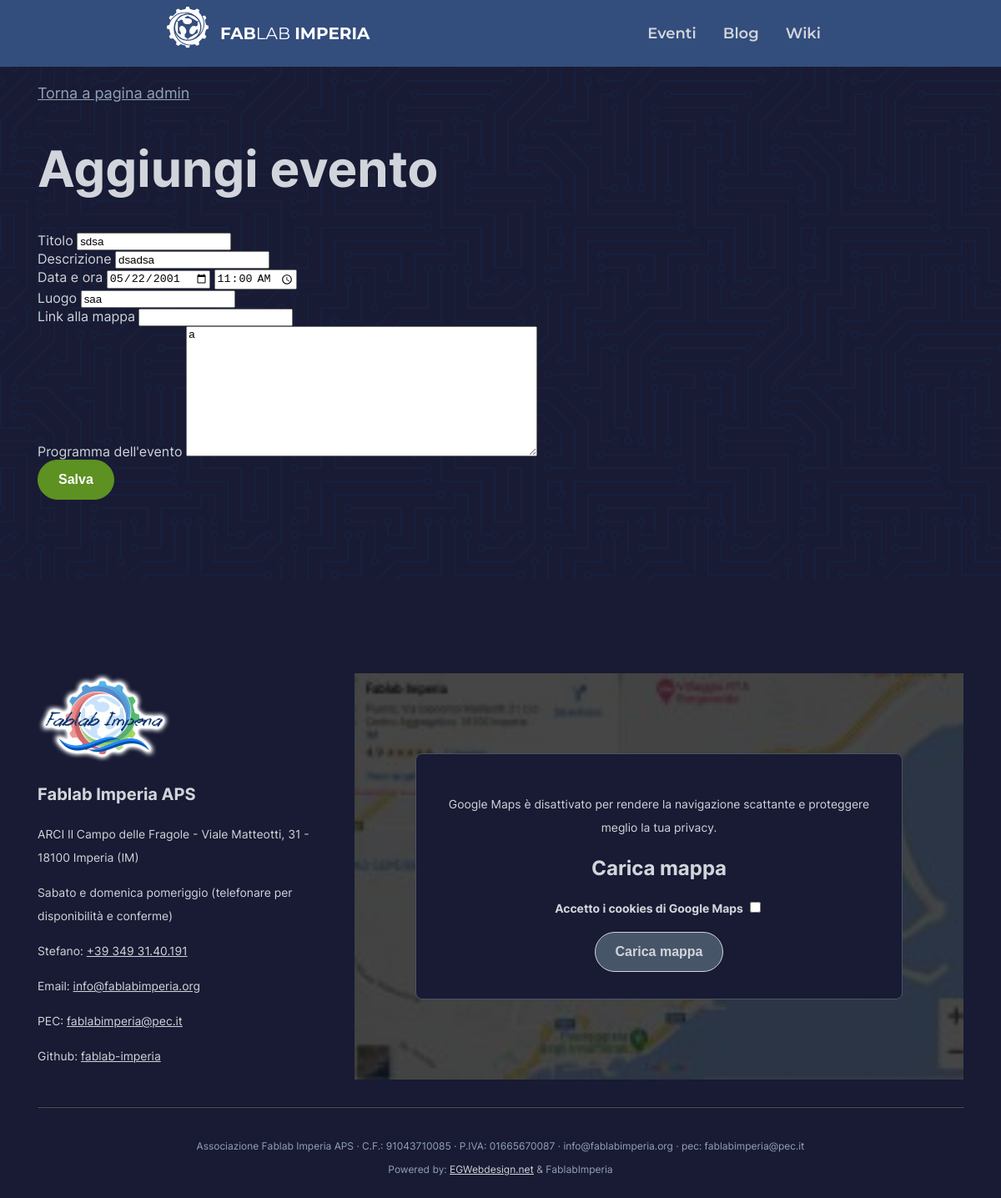
The app's page /admin/evento_edit.php?id=6 with its own data.
### tables this page shows
CREATE TABLE "EVENTS" (
	"id"	INTEGER,
	"title"	TEXT NOT NULL,
	"description"	TEXT NOT NULL,
	"event_timestamp"	BIGINT NOT NULL,
	"repeats"	TEXT,
	"where_address"	TEXT NOT NULL,
	"where_map_url"	TEXT NOT NULL,
	"full_text"	TEXT NOT NULL DEFAULT 'a',
	PRIMARY KEY("id" AUTOINCREMENT)
);

### private/database.php (called while the page is built, shortened)
<?php
require_once "event_management.php";
class Database
{
    private $db_handle;
    function __construct()
    {
        $this->db_handle = new \SQLite3(__DIR__  . '/data.sqlite3');
    }
    function event_fetch_one(int $id): ?Event
    {
        $st = $this->db_handle->prepare("SELECT * FROM EVENTS WHERE id=? LIMIT 1;");
        $st->bindValue(1, $id, SQLITE3_INTEGER);
        $res = $st->execute()->fetchArray(SQLITE3_ASSOC);
        if ($res)
        {
            return new Event(
                $res
            );
        }
        else
        {
            return null;
        }
    }
}
?>

### private/event_management.php (called while the page is built, shortened)
<?php
class Event
{
    function __construct($db_row)
    {
        $this->id = $db_row["id"];
        $this->title = $db_row["title"];
        $this->description = $db_row["description"];
        $this->event_timestamp = intval($db_row["event_timestamp"]);
        $this->where_address = $db_row["where_address"];
        $this->where_map_url = $db_row["where_map_url"];
        $this->full_text = $db_row["full_text"];
    }
}
?>

### admin/evento_edit.php (the view, shortened to what this page needs)
<?php
require "../private/event_management.php";
require "../private/database.php";
$db = new Database();
$cur_event = $db->event_fetch_one(intval($_GET["id"]));
?>
<?php require "../private/header.php"; ?>
<main>
<div class="container">
<?php require "./_admin_back_button.php"; ?>
<h1>Aggiungi evento</h1>
<form method="post" action="/admin/evento_edit.php?id=<?php echo $cur_event->id; ?>">
    <div>
        <label for="title">Titolo</label>
        <input required type="text" name="title" id="title" value="<?php echo $cur_event->title; ?>" >
    </div>
    <div>
        <label for="description">Descrizione</label>
        <input required type="text" name="description" id="description" value="<?php echo $cur_event->description; ?>">
    </div>
    <div>
        <label for="date">Data e ora</label>
        <input required type="date" name="date" id="date" value="<?php echo date("Y-m-d", $cur_event->event_timestamp) ?>">
        <input required type="time" name="time" id="time" value="<?php echo date("H:i", $cur_event->event_timestamp) ?>">
    </div>
    <div>
        <label for="where_address">Luogo</label>
        <input required type="text" name="where_address" id="where_address" value="<?php echo $cur_event->where_address; ?>">
    </div>
    <div>
        <label for="where_map_url">Link alla mappa</label>
        <input type="text" name="where_map_url" id="where_map_url" value="<?php echo $cur_event->where_map_url; ?>">
    </div>
    <div>
        <label for="full_text">Programma dell'evento</label>
        <textarea rows=10 cols=50 name="full_text" id="full_text"><?php echo $cur_event->full_text; ?></textarea>
    </div>
    <div>
        <button class="btn btn-primary" type="submit">Salva</button>
    </div>
</form>
</div>
</main>
<?php
require "../private/footer.php";
?>

### assets/fabstyle.css (style rules this page uses)
:root { --primary-color: #5d9122; --background-color: #181b33; --card-border-color: #475569; --text-light: #FFFFFF; --text: #d1d5db; --gray-text: #94a3b8; --navbar-background: rgba(55, 84, 133, 0.9); --text-highlight-color: rgb(147, 197, 253); --radius: 0.5rem; --padding-normal: 1rem; --padding-large: 2rem; --padding-xl: 4rem; --blur-background: 5px; }
:root { --font-size-ultra-xxl: 3.75rem; --font-size-xxl: 1.5rem; --font-size-xl: 1.25rem; --font-size-l: 1.125rem; --font-size-m: 1rem; --font-size-s: 0.87rem; --font-size-xs: 0.75rem; }
h1 { font-size: var(--font-size-ultra-xxl); }
.btn { display: inline-block; text-decoration: none; font-weight: 600; border-style: solid; border-width: 1px; border-radius: 2rem; border-color: var(--text); color: var(--text); text-align: center; padding: 0.875rem 1.5rem; background-color: #00000000; font-size: var(--font-size-m); }
.btn.btn-primary { background-color: var(--primary-color); border-color: var(--primary-color); text-decoration: none; color: var(--text-light); }
main { background-image: url("/assets/circuit-board/circuit-board.svg"); padding-top: 5rem; padding-bottom: 6rem; }

### records on screen
events: title "sdsa", description "dsadsa", date "05/22/2001", time "11:00", where_address "saa", full_text "a"
